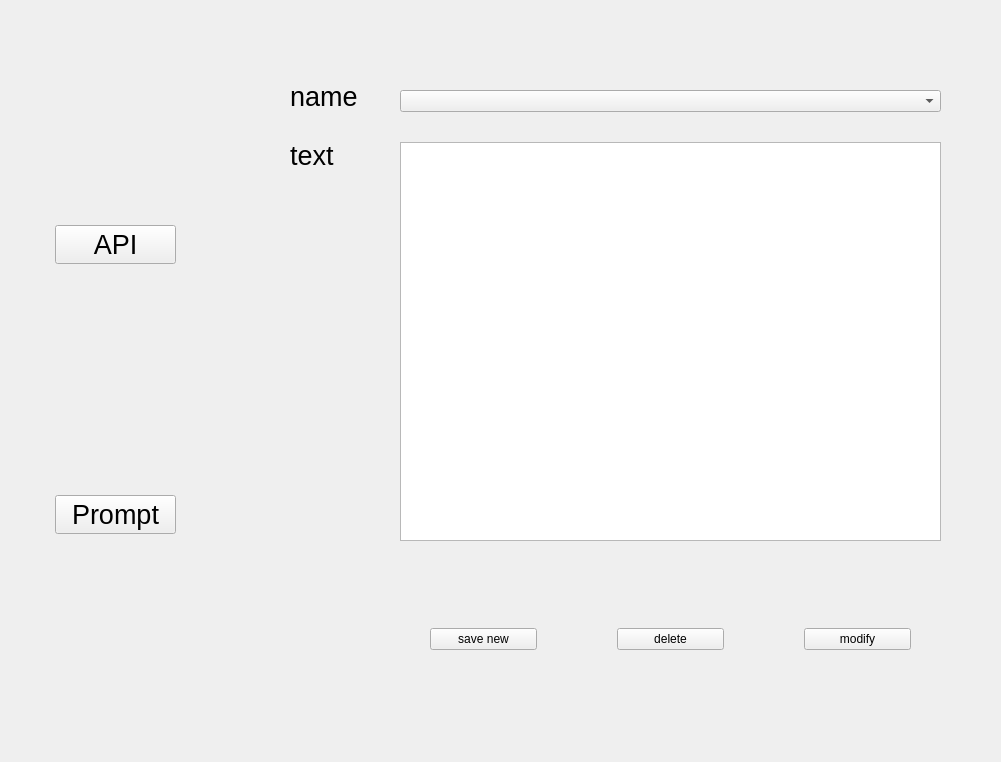
<?xml version="1.0" encoding="UTF-8"?>
<ui version="4.0">
 <class>Form</class>
 <widget class="QWidget" name="Form">
  <property name="geometry">
   <rect>
    <x>0</x>
    <y>0</y>
    <width>1001</width>
    <height>762</height>
   </rect>
  </property>
  <property name="windowTitle">
   <string>GPT SETTING</string>
  </property>
  <widget class="QWidget" name="verticalLayoutWidget">
   <property name="geometry">
    <rect>
     <x>0</x>
     <y>0</y>
     <width>231</width>
     <height>761</height>
    </rect>
   </property>
   <layout class="QVBoxLayout" name="verticalLayout">
    <property name="leftMargin">
     <number>55</number>
    </property>
    <property name="rightMargin">
     <number>55</number>
    </property>
    <item>
     <widget class="QPushButton" name="pushButton_2">
      <property name="font">
       <font>
        <pointsize>20</pointsize>
       </font>
      </property>
      <property name="text">
       <string>API</string>
      </property>
     </widget>
    </item>
    <item>
     <widget class="QPushButton" name="pushButton">
      <property name="font">
       <font>
        <pointsize>20</pointsize>
       </font>
      </property>
      <property name="text">
       <string>Prompt</string>
      </property>
     </widget>
    </item>
   </layout>
  </widget>
  <widget class="QWidget" name="verticalLayoutWidget_2">
   <property name="geometry">
    <rect>
     <x>290</x>
     <y>70</y>
     <width>101</width>
     <height>111</height>
    </rect>
   </property>
   <layout class="QVBoxLayout" name="verticalLayout_2">
    <item>
     <widget class="QLabel" name="label">
      <property name="font">
       <font>
        <pointsize>20</pointsize>
       </font>
      </property>
      <property name="text">
       <string>name</string>
      </property>
     </widget>
    </item>
    <item>
     <widget class="QLabel" name="label_3">
      <property name="font">
       <font>
        <pointsize>20</pointsize>
       </font>
      </property>
      <property name="text">
       <string>text</string>
      </property>
     </widget>
    </item>
   </layout>
  </widget>
  <widget class="QWidget" name="verticalLayoutWidget_3">
   <property name="geometry">
    <rect>
     <x>400</x>
     <y>70</y>
     <width>541</width>
     <height>491</height>
    </rect>
   </property>
   <layout class="QVBoxLayout" name="verticalLayout_3">
    <property name="spacing">
     <number>30</number>
    </property>
    <property name="topMargin">
     <number>20</number>
    </property>
    <property name="bottomMargin">
     <number>20</number>
    </property>
    <item>
     <widget class="QComboBox" name="comboBox"/>
    </item>
    <item>
     <widget class="QTextEdit" name="textEdit"/>
    </item>
   </layout>
  </widget>
  <widget class="QWidget" name="horizontalLayoutWidget">
   <property name="geometry">
    <rect>
     <x>400</x>
     <y>609</y>
     <width>541</width>
     <height>61</height>
    </rect>
   </property>
   <layout class="QHBoxLayout" name="horizontalLayout">
    <property name="spacing">
     <number>80</number>
    </property>
    <property name="leftMargin">
     <number>30</number>
    </property>
    <property name="rightMargin">
     <number>30</number>
    </property>
    <item>
     <widget class="QPushButton" name="pushButton_5">
      <property name="text">
       <string>save new</string>
      </property>
     </widget>
    </item>
    <item>
     <widget class="QPushButton" name="pushButton_4">
      <property name="text">
       <string>delete</string>
      </property>
     </widget>
    </item>
    <item>
     <widget class="QPushButton" name="pushButton_3">
      <property name="text">
       <string>modify</string>
      </property>
     </widget>
    </item>
   </layout>
  </widget>
 </widget>
 <resources/>
 <connections/>
</ui>
